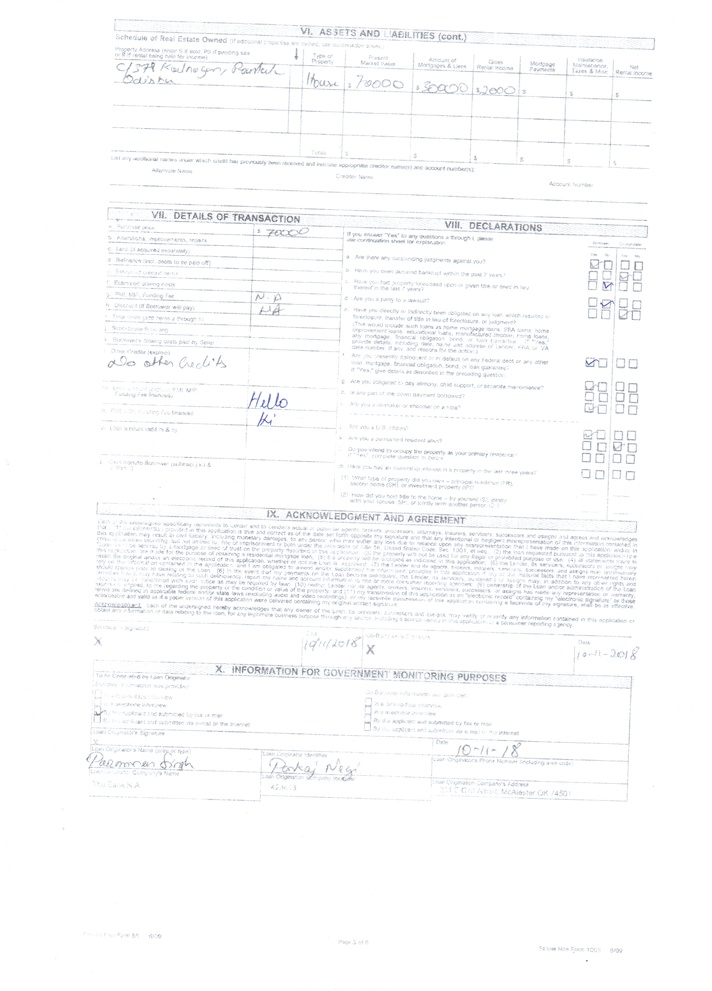
#> input picture Pyimages/Module1/Begineer/Page3.jpeg, 712 x 991 px, shrunk from 2481 x 3456 before the run
$ python histogram_mask.py --image ../Page3.jpeg
#> lines starting #> are read from the running program, lines starting #| are printed output that depends on the picture; after the words box and inside, x2 and y2 are one past the last pixel; in counts of white or black regions, pixels touching at a corner belong together
import cv2
from matplotlib import pyplot as plt
import argparse
import numpy as np

ap=argparse.ArgumentParser()
ap.add_argument("-i","--image",required=True,help="Path to the image")
args=vars(ap.parse_args())

image=cv2.imread(args["image"])
#> image is the input picture: shape (991, 712, 3); mean B, G, R 251.4, 250.9, 250.5
cv2.imshow("Original",image)
cv2.waitKey(0)
def plot_histogram(image, title, mask=None):
    #grab the image channels initialize the tupple of colors and figure
#> called with title = 'histogram of the original image'
    chans=cv2.split(image)
    colors=("b","g","r")
    plt.figure()
    plt.title(title)
    plt.xlabel("Bins")
    plt.ylabel("# of pixels")

    # Foop to loop over the channel
    for (color,chan) in zip(colors,chans):
        # create a histogram for the curent channel and plot it
        hist=cv2.calcHist([chan],[0],mask,[256],[0,256])
        plt.plot(hist,color=color)
        plt.xlim([0,256])
#> this loop made 3 passes
#> color on passes 1 to 3: 'b', 'g', 'r'


plot_histogram(image,"histogram of the original image")
#plt.close()
mask=np.zeros(image.shape[:2],dtype="uint8")
mask=cv2.rectangle(mask,(80,80),(200,200),255,-1)
cv2.imshow("mask",mask)
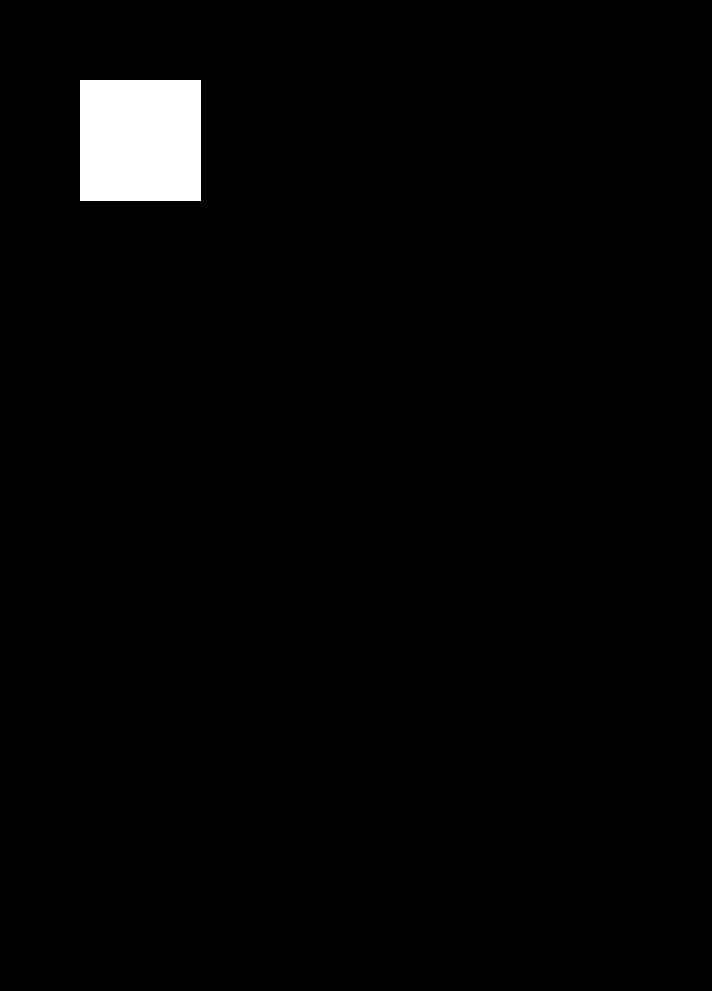
#> window 'mask': shape (991, 712); 2.1% white; 1 white region, box (x1, y1, x2, y2) and area: (80, 80, 201, 201) 14641
cv2.waitKey(0)
masked=cv2.bitwise_and(image,image,mask=mask)
cv2.imshow("Applying the mask",masked)
cv2.waitKey(0)

plot_histogram(image,"Histogram of the masked image",mask=mask)
#> the loop in plot_histogram (call 2), `for (color,chan) in zip(colors,chans):` made 3 passes
plt.show()
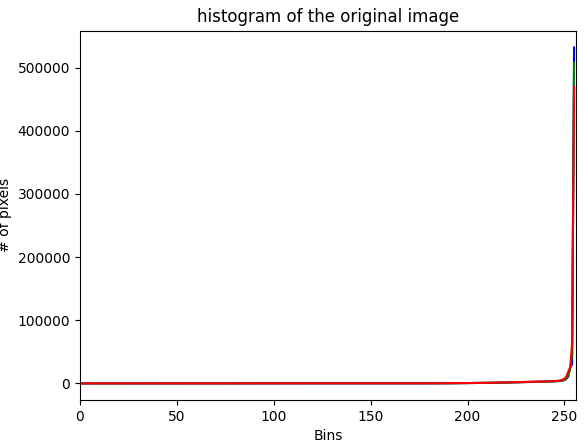
#> figure drawn by matplotlib, 1 panel; curve peaks at x = 255, y = 532020; curve peaks at x = 255, y = 507342; curve peaks at x = 255, y = 469317
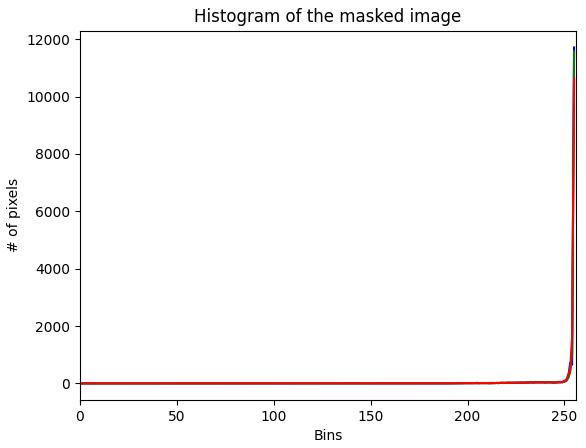
#> figure drawn by matplotlib, 1 panel; curve peaks at x = 255, y = 11717; curve peaks at x = 255, y = 11579; curve peaks at x = 255, y = 10626
